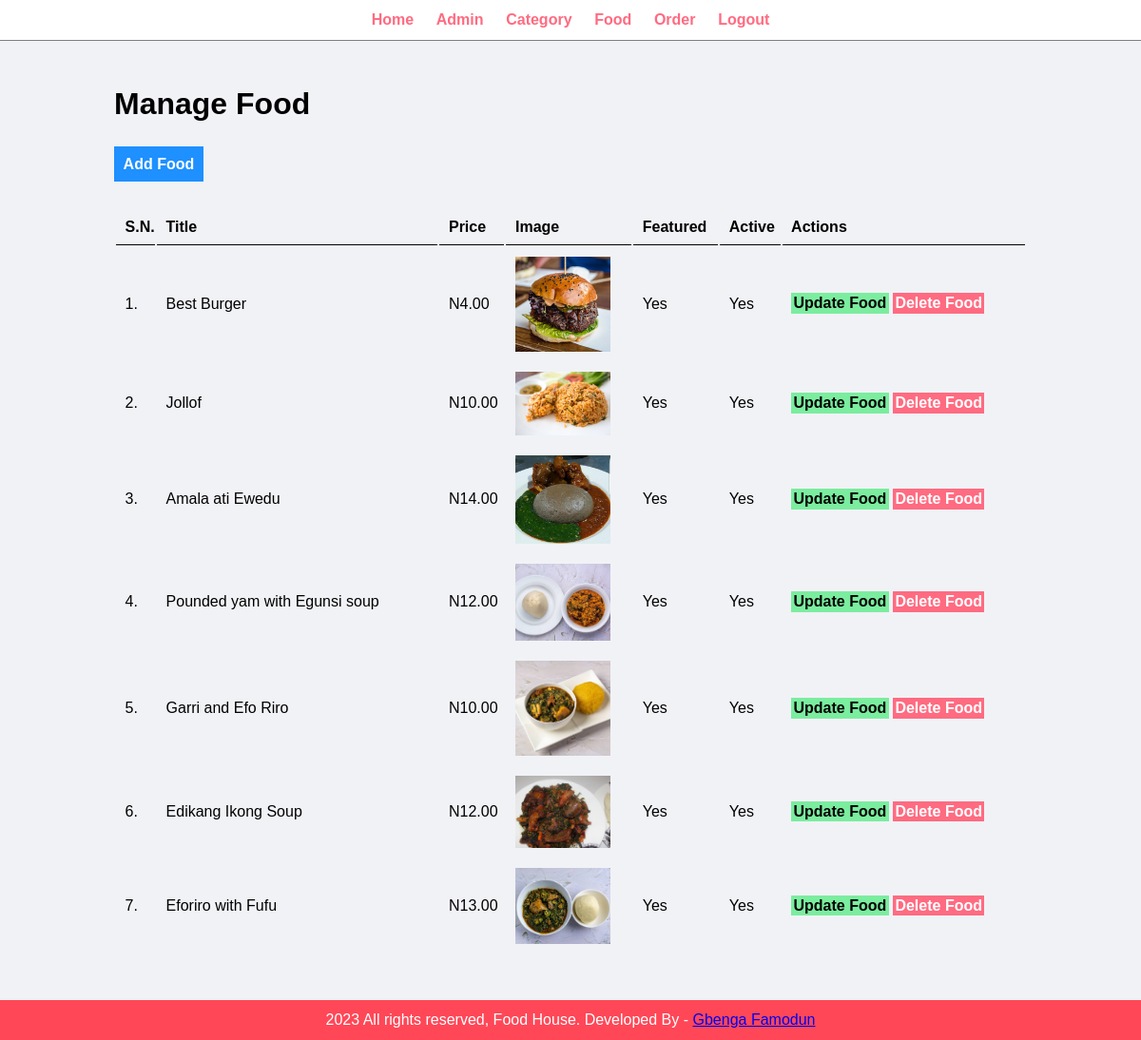
Screenshot of /admin/manage-food.php (signed in) with the database file from the repository.
### tables this page shows
CREATE TABLE `tbl_food` (
  `id` int(10) UNSIGNED NOT NULL,
  `title` varchar(100) NOT NULL,
  `description` text NOT NULL,
  `price` decimal(10,2) NOT NULL,
  `image_name` varchar(255) NOT NULL,
  `category_id` int(10) UNSIGNED NOT NULL,
  `featured` varchar(10) NOT NULL,
  `active` varchar(10) NOT NULL
);

### admin/manage-food.php (the view, shortened to what this page needs)
<?php include('partials/menu.php'); ?>
<div class="main-content">
    <div class="wrapper">
        <h1>Manage Food</h1>
        <br /><br />
                <a href="<?php echo SITEURL; ?>admin/add-food.php" class="btn-primary">Add Food</a>
                <br /><br /><br />
                <table class="tbl-full">
                    <tr>
                        <th>S.N.</th>
                        <th>Title</th>
                        <th>Price</th>
                        <th>Image</th>
                        <th>Featured</th>
                        <th>Active</th>
                        <th>Actions</th>
                    </tr>
                    <?php
                        $sql = "SELECT * FROM tbl_food";
                        $res = mysqli_query($conn, $sql);
                        $count = mysqli_num_rows($res);
                        $sn=1;
                        if($count>0)
                        {
                            while($row=mysqli_fetch_assoc($res))
                            {
                                $id = $row['id'];
                                $title = $row['title'];
                                $price = $row['price'];
                                $image_name = $row['image_name'];
                                $featured = $row['featured'];
                                $active = $row['active'];
                                ?>
                                <tr>
                                    <td><?php echo $sn++; ?>. </td>
                                    <td><?php echo $title; ?></td>
                                    <td>N<?php echo $price; ?></td>
                                    <td>
                                        <?php
                                            if($image_name=="")
                                            {
                                                echo "<div class='error'>Image not Added.</div>";
                                            }
                                            else
                                            {
                                                ?>
                                                <img src="<?php echo SITEURL; ?>images/food/<?php echo $image_name; ?>" width="100px">
                                                <?php
                                            }
                                        ?>
                                    </td>
                                    <td><?php echo $featured; ?></td>
                                    <td><?php echo $active; ?></td>
                                    <td>
                                        <a href="<?php echo SITEURL; ?>admin/update-food.php?id=<?php echo $id; ?>" class="btn-secondary">Update Food</a>
                                        <a href="<?php echo SITEURL; ?>admin/delete-food.php?id=<?php echo $id; ?>&image_name=<?php echo $image_name; ?>" class="btn-danger">Delete Food</a>
                                    </td>
                                </tr>
                                <?php
                            }
                        }
                        else
                        {
                            echo "<tr> <td colspan='7' class='error'> Food not Added Yet. </td> </tr>";
                        }
                    ?>
                </table>
    </div>
</div>
<?php include('partials/footer.php'); ?>

### admin/partials/menu.php (shortened to what this page needs)
<html>
    <head>
        <link rel="stylesheet" href="../css/admin.css">
    </head>
    <body>
        <div class="menu text-center">
            <div class="wrapper">
                <ul>
                    <li><a href="index.php">Home</a></li>
                    <li><a href="manage-admin.php">Admin</a></li>
                    <li><a href="manage-category.php">Category</a></li>
                    <li><a href="manage-food.php">Food</a></li>
                    <li><a href="manage-order.php">Order</a></li>
                    <li><a href="logout.php">Logout</a></li>
                </ul>
            </div>
        </div>

### admin/partials/footer.php
<div class="footer">
            <div class="wrapper">
                <p class="text-center">2023 All rights reserved, Food House. Developed By - <a href="#">Gbenga Famodun</a></p>
            </div>
        </div>
    </body>
</html>

### css/admin.css (style rules this page uses)
* { margin: 0; padding: 0; font-family: Arial, Helvetica, sans-serif; }
.wrapper { padding: 1%; width: 80%; margin: 0 auto; }
.text-center { text-align: center; }
.tbl-full { width: 100%; }
table tr th { border-bottom: 1px solid black; padding: 1%; text-align: left; }
table tr td { padding: 1%; }
.btn-primary { background-color: #1e90ff; padding: 1%; color: white; text-decoration: none; font-weight: bold; }
.btn-secondary { background-color: #7bed9f; padding: 1%; color: black; text-decoration: none; font-weight: bold; }
.btn-danger { background-color: #ff6b81; padding: 1%; color: white; text-decoration: none; font-weight: bold; }
.menu { border-bottom: 1px solid grey; }
.menu ul { list-style-type: none; }
.menu ul li { display: inline; padding: 1%; }
.menu ul li a { text-decoration: none; font-weight: bold; color: #ff6b81; }
.main-content { background-color: #f1f2f6; padding: 3% 0; }
.footer { background-color: #ff4757; color: white; }

### rows the page displays
tbl_food: title "Best Burger", price "4.00", image_name (picture), featured "Yes", active "Yes"
tbl_food: title "Jollof", price "10.00", image_name (picture), featured "Yes", active "Yes"
tbl_food: title "Amala ati Ewedu", price "14.00", image_name (picture), featured "Yes", active "Yes"
tbl_food: title "Pounded yam with Egunsi soup", price "12.00", image_name (picture), featured "Yes", active "Yes"
tbl_food: title "Garri and Efo Riro", price "10.00", image_name (picture), featured "Yes", active "Yes"
tbl_food: title "Edikang Ikong Soup", price "12.00", image_name (picture), featured "Yes", active "Yes"
tbl_food: title "Eforiro with Fufu", price "13.00", image_name (picture), featured "Yes", active "Yes"
